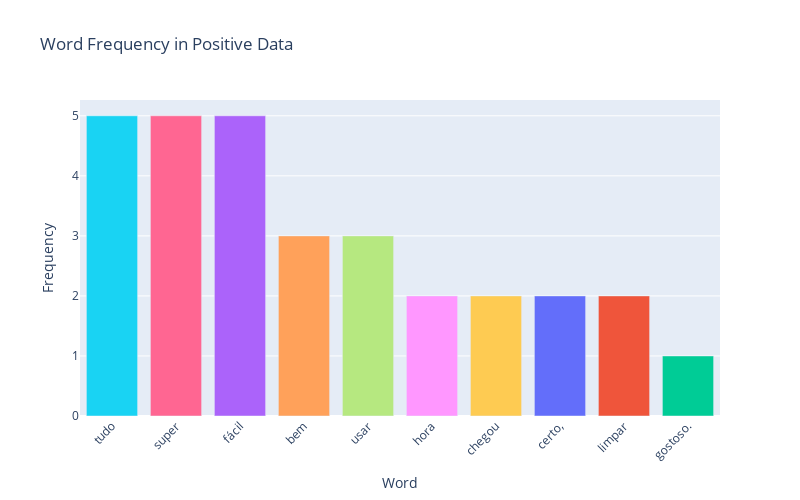

The notebook cell saved with this chart:
### Code cell
# Adding a color column for distinct coloring 
pos_word_counts["color"] = pos_word_counts["word"]

fig = px.bar(
    pos_word_counts[:10],  # Select top 10 words
    x="word",
    y="count",
    title="Word Frequency in Positive Data",
    labels={"word": "Word", "count": "Frequency"},
    color="color",  # Use color column to differentiate colors
    color_discrete_sequence=["#19D3F3", "#FF6692", "#AB63FA", "#FFA15A", "#B6E880", "#FF97FF", "#FECB52", "#636EFA", "#EF553B", "#00CC96"]
)

# Customize layout for better readability
fig.update_layout(
    xaxis_tickangle=-45,
    width=800,
    height=500,
    showlegend=False
)

fig.show()

### Figure 1 — Plotly figure (JSON) as saved in the notebook; plotly's stock layout.template omitted (floating-point values rounded to 4 significant figures)
{"data": [{"alignmentgroup": "True", "hovertemplate": "color=tudo<br>Word=%{x}<br>Frequency=%{y}<extra></extra>", "legendgroup": "tudo", "marker": {"color": "#19D3F3", "pattern": {"shape": ""}}, "name": "tudo", "offsetgroup": "tudo", "orientation": "v", "showlegend": true, "textposition": "auto", "type": "bar", "x": ["tudo"], "xaxis": "x", "y": [5], "yaxis": "y"}, {"alignmentgroup": "True", "hovertemplate": "color=super<br>Word=%{x}<br>Frequency=%{y}<extra></extra>", "legendgroup": "super", "marker": {"color": "#FF6692", "pattern": {"shape": ""}}, "name": "super", "offsetgroup": "super", "orientation": "v", "showlegend": true, "textposition": "auto", "type": "bar", "x": ["super"], "xaxis": "x", "y": [5], "yaxis": "y"}, {"alignmentgroup": "True", "hovertemplate": "color=fácil<br>Word=%{x}<br>Frequency=%{y}<extra></extra>", "legendgroup": "fácil", "marker": {"color": "#AB63FA", "pattern": {"shape": ""}}, "name": "fácil", "offsetgroup": "fácil", "orientation": "v", "showlegend": true, "textposition": "auto", "type": "bar", "x": ["fácil"], "xaxis": "x", "y": [5], "yaxis": "y"}, {"alignmentgroup": "True", "hovertemplate": "color=bem<br>Word=%{x}<br>Frequency=%{y}<extra></extra>", "legendgroup": "bem", "marker": {"color": "#FFA15A", "pattern": {"shape": ""}}, "name": "bem", "offsetgroup": "bem", "orientation": "v", "showlegend": true, "textposition": "auto", "type": "bar", "x": ["bem"], "xaxis": "x", "y": [3], "yaxis": "y"}, {"alignmentgroup": "True", "hovertemplate": "color=usar<br>Word=%{x}<br>Frequency=%{y}<extra></extra>", "legendgroup": "usar", "marker": {"color": "#B6E880", "pattern": {"shape": ""}}, "name": "usar", "offsetgroup": "usar", "orientation": "v", "showlegend": true, "textposition": "auto", "type": "bar", "x": ["usar"], "xaxis": "x", "y": [3], "yaxis": "y"}, {"alignmentgroup": "True", "hovertemplate": "color=hora<br>Word=%{x}<br>Frequency=%{y}<extra></extra>", "legendgroup": "hora", "marker": {"color": "#FF97FF", "pattern": {"shape": ""}}, "name": "hora", "offsetgroup": "hora", "orientation": "v", "showlegend": true, "textposition": "auto", "type": "bar", "x": ["hora"], "xaxis": "x", "y": [2], "yaxis": "y"}, {"alignmentgroup": "True", "hovertemplate": "color=chegou<br>Word=%{x}<br>Frequency=%{y}<extra></extra>", "legendgroup": "chegou", "marker": {"color": "#FECB52", "pattern": {"shape": ""}}, "name": "chegou", "offsetgroup": "chegou", "orientation": "v", "showlegend": true, "textposition": "auto", "type": "bar", "x": ["chegou"], "xaxis": "x", "y": [2], "yaxis": "y"}, {"alignmentgroup": "True", "hovertemplate": "color=certo,<br>Word=%{x}<br>Frequency=%{y}<extra></extra>", "legendgroup": "certo,", "marker": {"color": "#636EFA", "pattern": {"shape": ""}}, "name": "certo,", "offsetgroup": "certo,", "orientation": "v", "showlegend": true, "textposition": "auto", "type": "bar", "x": ["certo,"], "xaxis": "x", "y": [2], "yaxis": "y"}, {"alignmentgroup": "True", "hovertemplate": "color=limpar<br>Word=%{x}<br>Frequency=%{y}<extra></extra>", "legendgroup": "limpar", "marker": {"color": "#EF553B", "pattern": {"shape": ""}}, "name": "limpar", "offsetgroup": "limpar", "orientation": "v", "showlegend": true, "textposition": "auto", "type": "bar", "x": ["limpar"], "xaxis": "x", "y": [2], "yaxis": "y"}, {"alignmentgroup": "True", "hovertemplate": "color=gostoso.<br>Word=%{x}<br>Frequency=%{y}<extra></extra>", "legendgroup": "gostoso.", "marker": {"color": "#00CC96", "pattern": {"shape": ""}}, "name": "gostoso.", "offsetgroup": "gostoso.", "orientation": "v", "showlegend": true, "textposition": "auto", "type": "bar", "x": ["gostoso."], "xaxis": "x", "y": [1], "yaxis": "y"}], "layout": {"barmode": "relative", "height": 500, "legend": {"title": {"text": "color"}, "tracegroupgap": 0}, "showlegend": false, "title": {"text": "Word Frequency in Positive Data"}, "width": 800, "xaxis": {"anchor": "y", "domain": [0, 1], "tickangle": -45, "title": {"text": "Word"}}, "yaxis": {"anchor": "x", "domain": [0, 1], "title": {"text": "Frequency"}}}}
